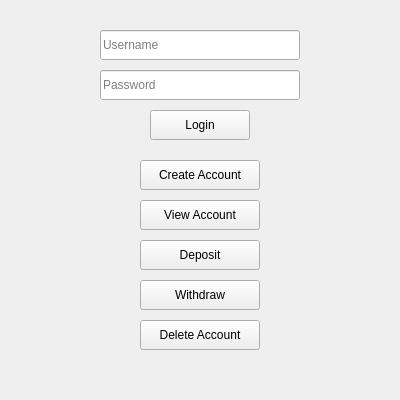
<?xml version="1.0" encoding="UTF-8"?>
<ui version="4.0">
 <class>MainWindow</class>
 <widget class="QMainWindow" name="MainWindow">
  <property name="geometry">
   <rect>
    <x>0</x>
    <y>0</y>
    <width>400</width>
    <height>400</height>
   </rect>
  </property>
  <property name="windowTitle">
   <string>Bank Management System</string>
  </property>
  <widget class="QWidget" name="centralwidget">
   <widget class="QLineEdit" name="usernameLineEdit">
    <property name="geometry">
     <rect>
      <x>100</x>
      <y>30</y>
      <width>200</width>
      <height>30</height>
     </rect>
    </property>
    <property name="placeholderText">
     <string>Username</string>
    </property>
   </widget>
   <widget class="QLineEdit" name="passwordLineEdit">
    <property name="geometry">
     <rect>
      <x>100</x>
      <y>70</y>
      <width>200</width>
      <height>30</height>
     </rect>
    </property>
    <property name="echoMode">
     <enum>QLineEdit::Password</enum>
    </property>
    <property name="placeholderText">
     <string>Password</string>
    </property>
   </widget>
   <widget class="QPushButton" name="loginButton">
    <property name="geometry">
     <rect>
      <x>150</x>
      <y>110</y>
      <width>100</width>
      <height>30</height>
     </rect>
    </property>
    <property name="text">
     <string>Login</string>
    </property>
   </widget>
   <widget class="QPushButton" name="createAccountButton">
    <property name="geometry">
     <rect>
      <x>140</x>
      <y>160</y>
      <width>120</width>
      <height>30</height>
     </rect>
    </property>
    <property name="text">
     <string>Create Account</string>
    </property>
   </widget>
   <widget class="QPushButton" name="viewAccountButton">
    <property name="geometry">
     <rect>
      <x>140</x>
      <y>200</y>
      <width>120</width>
      <height>30</height>
     </rect>
    </property>
    <property name="text">
     <string>View Account</string>
    </property>
   </widget>
   <widget class="QPushButton" name="depositButton">
    <property name="geometry">
     <rect>
      <x>140</x>
      <y>240</y>
      <width>120</width>
      <height>30</height>
     </rect>
    </property>
    <property name="text">
     <string>Deposit</string>
    </property>
   </widget>
   <widget class="QPushButton" name="withdrawButton">
    <property name="geometry">
     <rect>
      <x>140</x>
      <y>280</y>
      <width>120</width>
      <height>30</height>
     </rect>
    </property>
    <property name="text">
     <string>Withdraw</string>
    </property>
   </widget>
   <widget class="QPushButton" name="deleteAccountButton">
    <property name="geometry">
     <rect>
      <x>140</x>
      <y>320</y>
      <width>120</width>
      <height>30</height>
     </rect>
    </property>
    <property name="text">
     <string>Delete Account</string>
    </property>
   </widget>
  </widget>
 </widget>
 <resources/>
 <connections/>
</ui>
